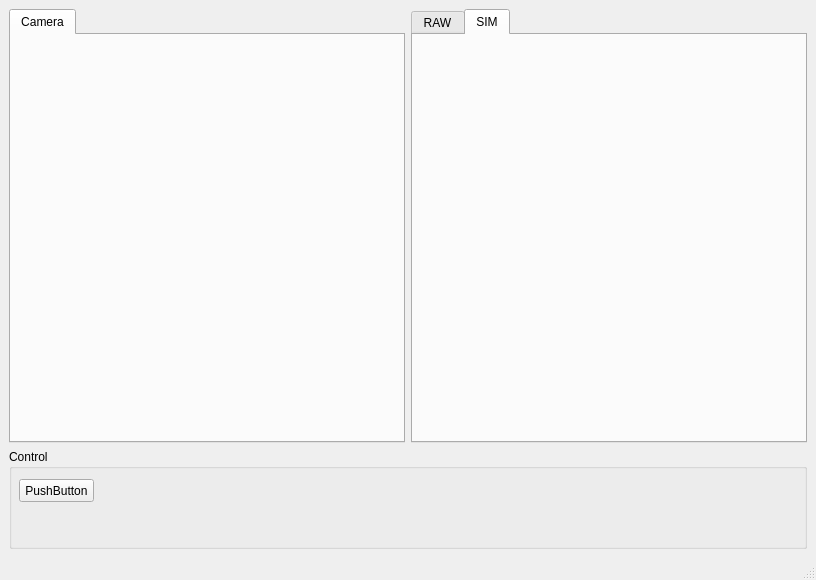
<?xml version="1.0" encoding="UTF-8"?>
<ui version="4.0">
 <class>MainWindow</class>
 <widget class="QMainWindow" name="MainWindow">
  <property name="geometry">
   <rect>
    <x>0</x>
    <y>0</y>
    <width>816</width>
    <height>580</height>
   </rect>
  </property>
  <property name="windowTitle">
   <string>MainWindow</string>
  </property>
  <widget class="QWidget" name="centralwidget">
   <layout class="QGridLayout" name="gridLayout">
    <item row="0" column="0">
     <widget class="QTabWidget" name="tabWidget">
      <property name="currentIndex">
       <number>0</number>
      </property>
      <widget class="QWidget" name="imgStreamTab">
       <attribute name="title">
        <string>Camera</string>
       </attribute>
      </widget>
     </widget>
    </item>
    <item row="0" column="1">
     <widget class="QTabWidget" name="imgCaptured_2">
      <property name="enabled">
       <bool>true</bool>
      </property>
      <property name="currentIndex">
       <number>1</number>
      </property>
      <widget class="QWidget" name="imgCapturedTab">
       <attribute name="title">
        <string>RAW</string>
       </attribute>
      </widget>
      <widget class="QWidget" name="imgReconstructedTab">
       <attribute name="title">
        <string>SIM</string>
       </attribute>
      </widget>
     </widget>
    </item>
    <item row="1" column="0" colspan="2">
     <widget class="QGroupBox" name="groupBox_3">
      <property name="minimumSize">
       <size>
        <width>200</width>
        <height>100</height>
       </size>
      </property>
      <property name="title">
       <string>Control</string>
      </property>
      <widget class="QPushButton" name="pushButton">
       <property name="geometry">
        <rect>
         <x>10</x>
         <y>30</y>
         <width>75</width>
         <height>23</height>
        </rect>
       </property>
       <property name="text">
        <string>PushButton</string>
       </property>
      </widget>
     </widget>
    </item>
   </layout>
  </widget>
  <widget class="QStatusBar" name="statusbar"/>
 </widget>
 <resources/>
 <connections/>
</ui>
